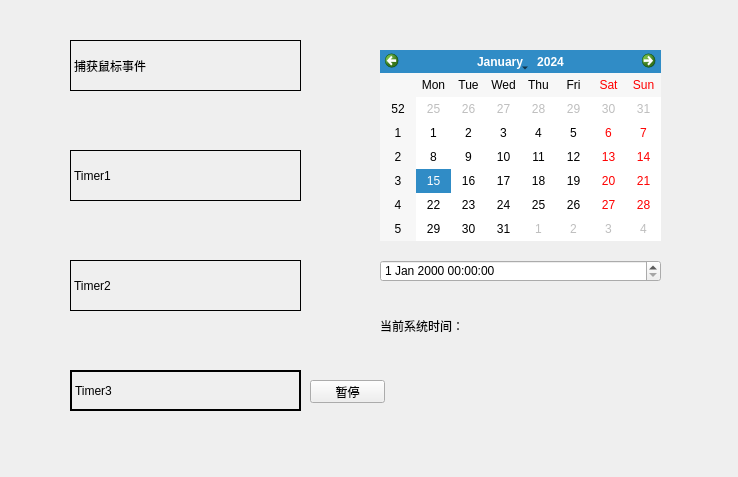
<?xml version="1.0" encoding="UTF-8"?>
<ui version="4.0">
 <class>Widget</class>
 <widget class="QWidget" name="Widget">
  <property name="geometry">
   <rect>
    <x>0</x>
    <y>0</y>
    <width>738</width>
    <height>477</height>
   </rect>
  </property>
  <property name="windowTitle">
   <string>Widget</string>
  </property>
  <widget class="myLabel" name="label">
   <property name="geometry">
    <rect>
     <x>70</x>
     <y>40</y>
     <width>231</width>
     <height>51</height>
    </rect>
   </property>
   <property name="frameShape">
    <enum>QFrame::Box</enum>
   </property>
   <property name="text">
    <string>捕获鼠标事件</string>
   </property>
  </widget>
  <widget class="QLabel" name="label_2">
   <property name="geometry">
    <rect>
     <x>70</x>
     <y>150</y>
     <width>231</width>
     <height>51</height>
    </rect>
   </property>
   <property name="frameShape">
    <enum>QFrame::Box</enum>
   </property>
   <property name="text">
    <string>Timer1</string>
   </property>
  </widget>
  <widget class="QLabel" name="label_3">
   <property name="geometry">
    <rect>
     <x>70</x>
     <y>260</y>
     <width>231</width>
     <height>51</height>
    </rect>
   </property>
   <property name="frameShape">
    <enum>QFrame::Box</enum>
   </property>
   <property name="text">
    <string>Timer2</string>
   </property>
  </widget>
  <widget class="QLabel" name="label_4">
   <property name="geometry">
    <rect>
     <x>70</x>
     <y>370</y>
     <width>231</width>
     <height>41</height>
    </rect>
   </property>
   <property name="frameShape">
    <enum>QFrame::WinPanel</enum>
   </property>
   <property name="text">
    <string>Timer3</string>
   </property>
  </widget>
  <widget class="QPushButton" name="btn_pause">
   <property name="geometry">
    <rect>
     <x>310</x>
     <y>380</y>
     <width>75</width>
     <height>23</height>
    </rect>
   </property>
   <property name="text">
    <string>暂停</string>
   </property>
  </widget>
  <widget class="QDateTimeEdit" name="dateTimeEdit">
   <property name="geometry">
    <rect>
     <x>380</x>
     <y>260</y>
     <width>281</width>
     <height>22</height>
    </rect>
   </property>
  </widget>
  <widget class="QCalendarWidget" name="calendarWidget">
   <property name="geometry">
    <rect>
     <x>380</x>
     <y>50</y>
     <width>281</width>
     <height>191</height>
    </rect>
   </property>
  </widget>
  <widget class="QLabel" name="label_5">
   <property name="geometry">
    <rect>
     <x>380</x>
     <y>315</y>
     <width>281</width>
     <height>21</height>
    </rect>
   </property>
   <property name="text">
    <string>当前系统时间：</string>
   </property>
  </widget>
 </widget>
 <customwidgets>
  <customwidget>
   <class>myLabel</class>
   <extends>QLabel</extends>
   <header location="global">mylabel.h</header>
  </customwidget>
 </customwidgets>
 <resources/>
 <connections/>
</ui>
